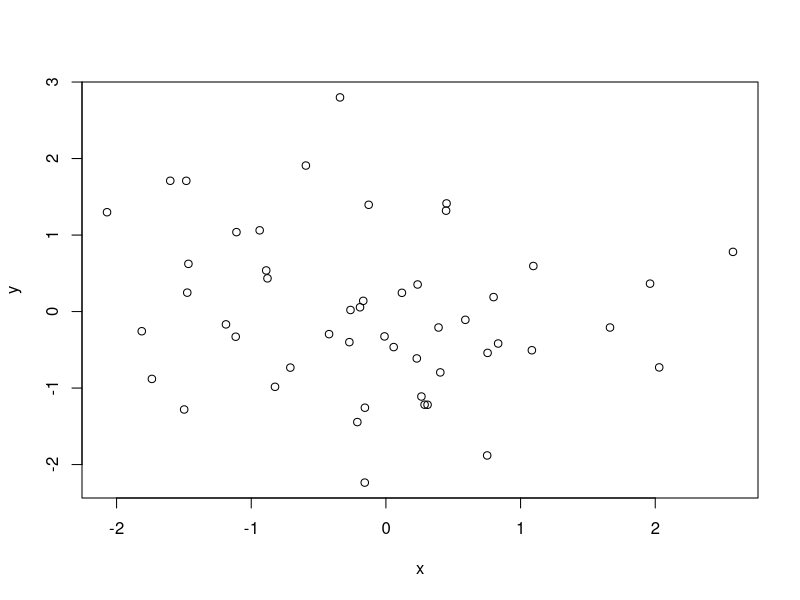
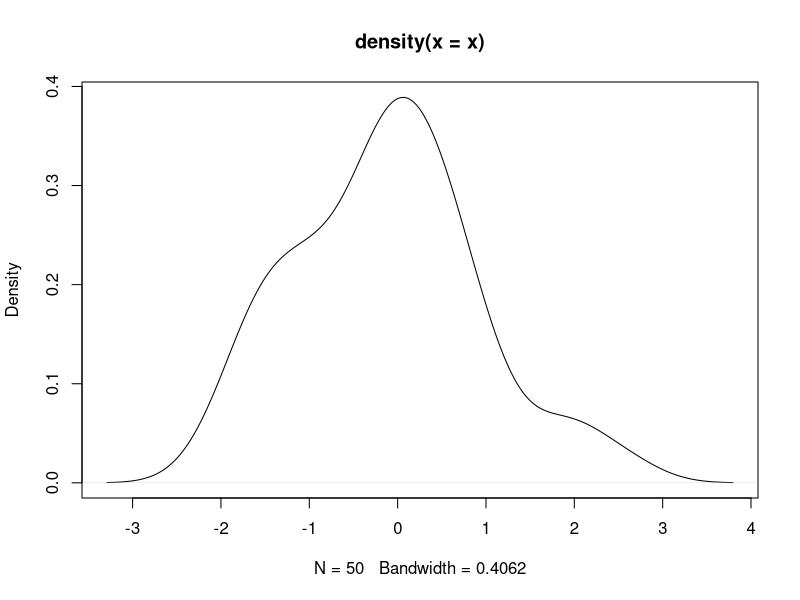

Generate these figures, in order, with R:
### Emacs: -*- coding: utf-8; fill-column: 62; comment-column: 27; -*-
##
## Copyright (C) 2018 Vincent Goulet
##
## Ce fichier fait partie du projet
## «Programmer avec R»
## https://gitlab.com/vigou3/programmer-avec-r
##
## Cette création est mise à disposition selon le contrat
## Attribution-Partage dans les mêmes conditions 4.0
## International de Creative Commons.
## https://creativecommons.org/licenses/by-sa/4.0/

###
### COMMANDES R                                               `\labelline{presentation}`
###

## Les expressions entrées à la ligne de commande sont
## immédiatement évaluées et le résultat est affiché à
## l'écran, comme avec une grosse calculatrice.
1                          # une constante
(2 + 3 * 5)^2/7            # expression mathématique
exp(3)                     # fonction exponentielle
sin(pi/2) + cos(pi/2)      # fonctions trigonométriques
gamma(5)                   # fonction gamma

## Lorsqu'une expression est syntaxiquement incomplète,
## l'invite de commande change de '> ' à '+ '.
2 -                        # expression incomplète
5 *                        # toujours incomplète
3                          # complétée

## Taper le nom d'un objet affiche son contenu. Pour une
## fonction, c'est son code source qui est affiché.
pi                         # constante numérique intégrée
letters                    # chaîne de caractères intégrée
LETTERS                    # version en majuscules
rnorm                      # fonction

###
### EXEMPLE DE SESSION DE TRAVAIL
###
### (Inspiré de l'annexe A du manuel «An Introduction to R», R
### Core Team, 2017.)
###

## Afficher le répertoire de travail de R.
getwd()

## Générer deux vecteurs de nombres pseudo-aléatoires issus
## d'une loi normale centrée réduite.
x <- rnorm(50)
y <- rnorm(x)

## Graphique des couples (x, y).
plot(x, y)

## Graphique d'une approximation de la densité du vecteur x.
plot(density(x))

## Générer la suite 1, 2, ..., 10.
1:10

## La fonction 'seq' peut générer des suites plus générales.
seq(from = -5, to = 10, by = 3)
seq(from = -5, length = 10)

## La fonction 'rep' répète des valeurs.
rep(1, 5)          # répéter 1 cinq fois
rep(1:5, 5)        # répéter le vecteur 1,...,5 cinq fois
rep(1:5, each = 5) # répéter chaque élément du vecteur cinq fois

## Arithmétique vectorielle.
v <- 1:12               # initialisation d'un vecteur
v + 2                   # additionner 2 à chaque élément de v
v * -12:-1              # produit élément par élément
v + 1:3                 # le vecteur le plus court est recyclé

## Vecteur de nombres uniformes sur l'intervalle [1, 10].
v <- runif(12, min = 1, max = 10)
v

## Pour afficher le résultat d'une affectation, placer la
## commande entre parenthèses.
( v <- runif(12, min = 1, max = 10) )

## Arrondi des valeurs de v à l'entier près.
( v <- round(v) )

## Créer une matrice 3 x 4 à partir des valeurs de
## v. Remarquer que la matrice est remplie par colonne.
( m <- matrix(v, nrow = 3, ncol = 4) )

## Les opérateurs arithmétiques de base s'appliquent aux
## matrices comme aux vecteurs.
m + 2
m * 3
m ^ 2

## Éliminer la quatrième colonne afin d'obtenir une matrice
## carrée.
( m <- m[,-4] )

## Transposée et inverse de la matrice m.
t(m)
solve(m)

## Produit matriciel.
m %*% m                  # produit de m avec elle-même
m %*% solve(m)           # produit de m avec son inverse
round(m %*% solve(m))    # l'arrondi donne la matrice identité

## Consulter la rubrique d'aide de la fonction 'solve'.
?solve

## Liste des objets dans l'espace de travail.
ls()

## Nettoyage.
rm(x, y, v, m) #-*-                                           `\labelline{presentation:fin}`
